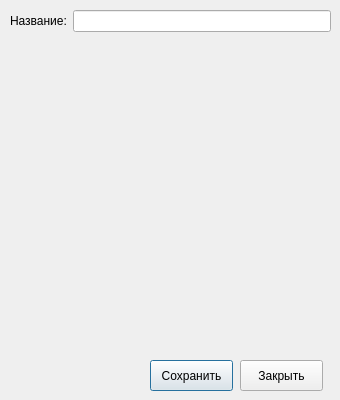
<?xml version="1.0" encoding="UTF-8"?>
<ui version="4.0">
 <class>AddDialog</class>
 <widget class="QDialog" name="AddDialog">
  <property name="geometry">
   <rect>
    <x>0</x>
    <y>0</y>
    <width>340</width>
    <height>400</height>
   </rect>
  </property>
  <property name="minimumSize">
   <size>
    <width>340</width>
    <height>400</height>
   </size>
  </property>
  <property name="maximumSize">
   <size>
    <width>340</width>
    <height>400</height>
   </size>
  </property>
  <property name="windowTitle">
   <string>Dialog</string>
  </property>
  <widget class="QWidget" name="formLayoutWidget">
   <property name="geometry">
    <rect>
     <x>10</x>
     <y>10</y>
     <width>321</width>
     <height>341</height>
    </rect>
   </property>
   <layout class="QFormLayout" name="formLayout">
    <property name="fieldGrowthPolicy">
     <enum>QFormLayout::AllNonFixedFieldsGrow</enum>
    </property>
    <item row="0" column="0">
     <widget class="QLabel" name="label">
      <property name="text">
       <string>Название:</string>
      </property>
     </widget>
    </item>
    <item row="0" column="1">
     <widget class="QLineEdit" name="addDialogInput"/>
    </item>
   </layout>
  </widget>
  <widget class="QPushButton" name="saveButton">
   <property name="geometry">
    <rect>
     <x>150</x>
     <y>360</y>
     <width>83</width>
     <height>31</height>
    </rect>
   </property>
   <property name="text">
    <string>Сохранить</string>
   </property>
   <property name="flat">
    <bool>false</bool>
   </property>
  </widget>
  <widget class="QPushButton" name="closeButton">
   <property name="geometry">
    <rect>
     <x>240</x>
     <y>360</y>
     <width>83</width>
     <height>31</height>
    </rect>
   </property>
   <property name="text">
    <string>Закрыть</string>
   </property>
   <property name="flat">
    <bool>false</bool>
   </property>
  </widget>
 </widget>
 <resources/>
 <connections/>
</ui>
